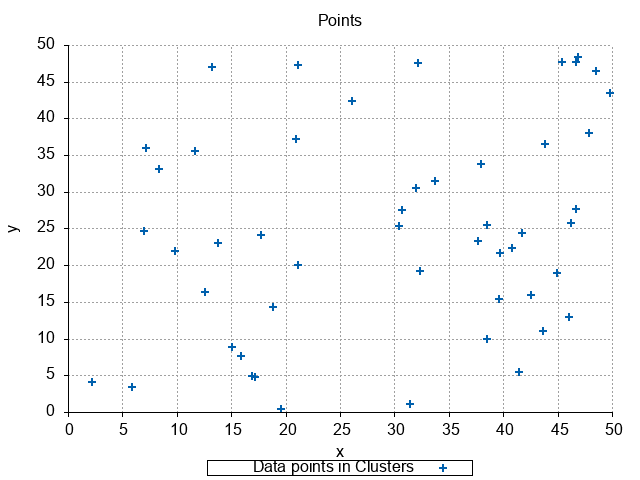

The gnuplot source for this figure:

set title 'Points'
set xlabel 'x'
set ylabel 'y'

set grid
set key below center horizontal noreverse enhanced autotitle box dashtype solid
set tics out nomirror
set border 3 front linetype black linewidth 1.0 dashtype solid

# set xrange [0.9:5.2]
# set xrange [0:5]
# set xtics 0, 1, 5
# set mxtics 1

# set yrange [0:5]

set style line 1 linecolor rgb '#0060ad' linewidth 2 pointtype 1 ps 1
# set style line 2 linecolor rgb '#ff0000' linewidth 2 pointtype 2 ps 1

set terminal png enhanced
set output 'points.png'
plot 'output.dat' using 1:2 with points linestyle 1 title 'Data points in Clusters'
# plot 'output.dat' using 1:2 with points linestyle 2 title 'points B'

# , \
# 	'' using 1:3 with points linestyle 2 title 'points B'

# set terminal xterm
# replot
